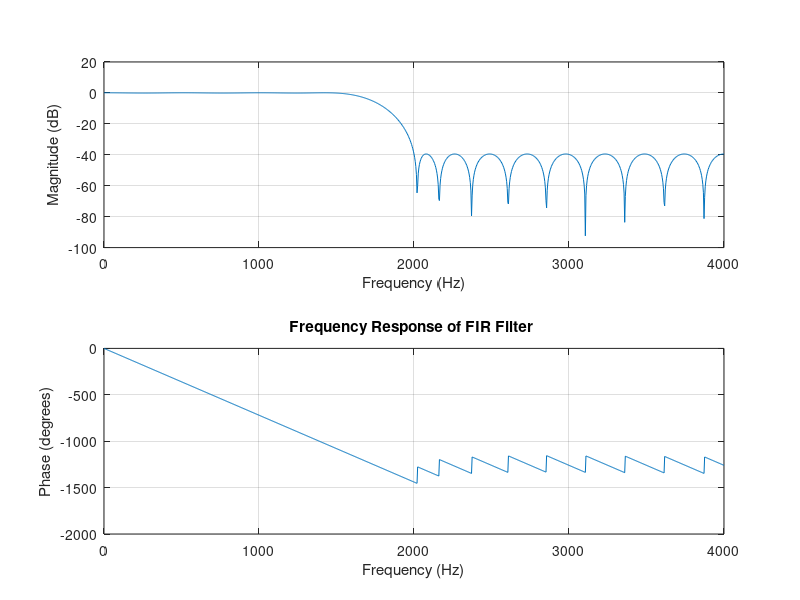
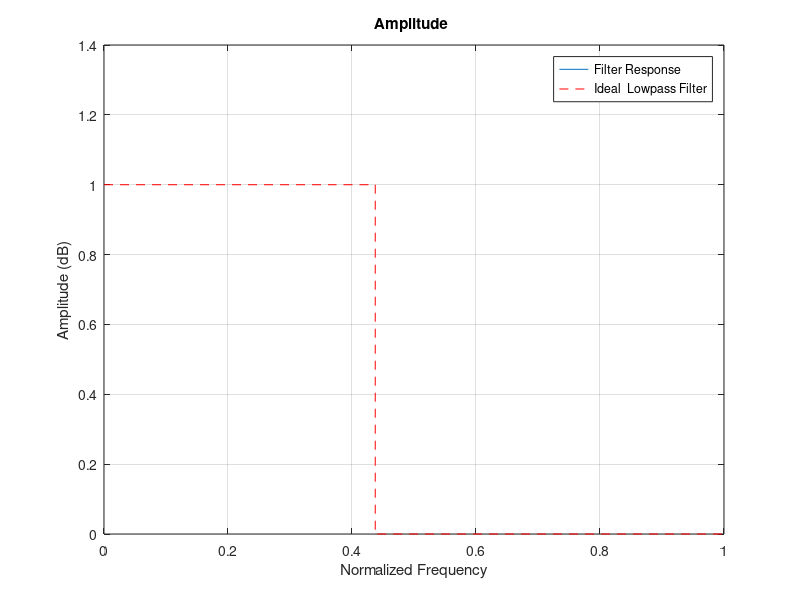
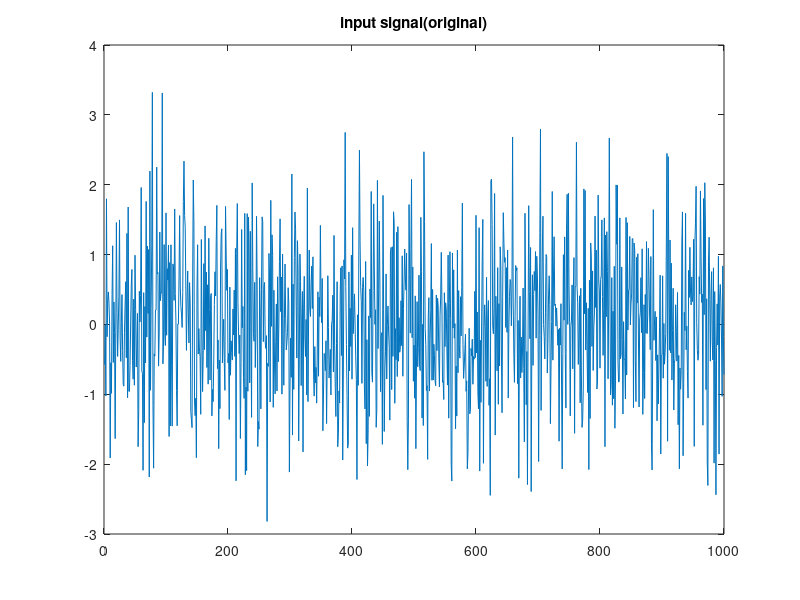
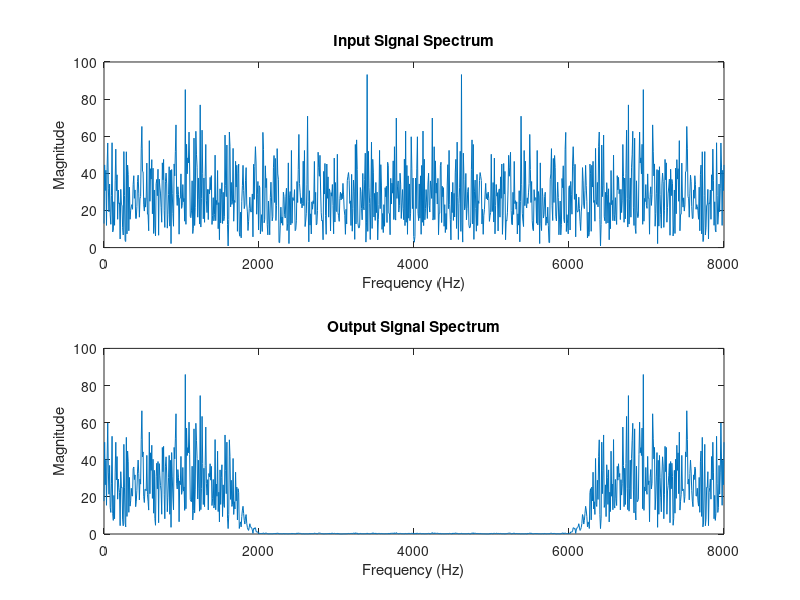

The MATLAB source for these figures, in order: (Note: this script raises an error after producing the figures.)
clear; close all;

% Filter specifications
fp = 1.5e3;    % Passband edge frequency in Hz
FS = 8e3;      % Sampling frequency in Hz
def = 0.5e3;   % Transition width in Hz
Ap = 40;        % Passband ripple in dB
As = 40;       % Stopband attenuation in dB
fs=2e3;

% Design the filter using firpm function
[N,FO,AO,W] = firpmord([fp fs], [1 0], [10^(-Ap/20) 10^(-As/20)], FS);
b = firpm(N, FO, AO, W);
b=b';
% Display filter coefficients
disp('Tap Number:');
disp(N);
disp('Filter Coefficients:');
disp(b);
save ('coeff.txt','b','-ascii');
% Plot frequency response
figure;
freqz(b, 1, 1024, FS);
title('Frequency Response of FIR Filter ');
figure;
[H, w] =freqz(b, 1,'whole', FS);
plot(w/pi, abs(H));
xlim([0 1])
grid on;
xlabel('Normalized Frequency');
ylabel('Amplitude (dB)');
title('Amplitude ');
% Overlay target filter specifications
hold on;
plot([0, fp, (fp+def/2),(fp+def/2), fs,FS/2]/(FS/2), [1, 1, 1, 0, 0,0], 'r--');
legend('Filter Response', 'Ideal  Lowpass Filter');
hold off;
%%%%%%%%%%%%%%%%%%%%%%%%%%%%%%%%%%%%%%%%%%%%%%%%%%%
%%%%%%%%%%%%%%%%%%%%%%%%%%%%%%%%%%%%%%%%%%%%%%%%%%%
%%%%%%%%%%%%%%%%%%%%%%%%%%%%%%%%%%%%%%%%%%%%%%%%%%%
%%%%%%%%%%%%%%%%%%%%%%%%%%%%%%%%%%%%%%%%%%%%%%%%%%%
%%(b) (i)
% Randomly generate test patterns of floating-point signed real-value signals
numberOfTestPatterns = 1000; 
rng(111061642);
inputSignals =(randn(1, numberOfTestPatterns))';% Gaussian noise with mean 0 and variance
avg_power = mean(inputSignals.^2);
scaling_factor = 1 / sqrt(avg_power);
%avg power = 1
inputSignals = scaling_factor * inputSignals;
save ('input.txt',"inputSignals",'-ascii');
outfloat = filter(b, 1, inputSignals);
save('out.txt',"outfloat",'-ascii');
figure;
plot(linspace(1,numberOfTestPatterns,numberOfTestPatterns),inputSignals);
grid on;
title('input signal(original)');
grid off;

% Plot the spectrum of the input signal
figure;
subplot(2, 1, 1);
plot(linspace(0, FS, numberOfTestPatterns), abs(fft(inputSignals)));
title('Input Signal Spectrum');
xlabel('Frequency (Hz)');
ylabel('Magnitude');

% Plot the spectrum of the output signal
subplot(2, 1, 2);
plot(linspace(0, FS, numberOfTestPatterns), abs(fft(outfloat)));
title('Output Signal Spectrum');
xlabel('Frequency (Hz)');
ylabel('Magnitude');

% Adjust figure properties
sgtitle('(b)(i) Float-Point FIR Filter Simulation');
%%%%%%%%%%%%%%%%%%%%%%%%%%%%%%%%%%%%%%%%%%%%%%%%%%%%
%%%%%%%%%%%%%%%%%%%%%%%%%%%%%%%%%%%%%%%%%%%%%%%%%%%%
%%%%%%%%%%%%%%%%%%%%%%%%%%%%%%%%%%%%%%%%%%%%%%%%%%%%

%(b) ii 
%add noise snr
snr= 30;
inputSignals_noise = awgn(inputSignals,snr,'measured');
figure;
plot(linspace(1,numberOfTestPatterns,numberOfTestPatterns),inputSignals_noise);
grid on;
title('input signal(original+noise) ');
grid off;

wordLengths = 8; % Word lengths to test
%%(b) ii Output SNR vs Input Word Length
%%fi(data,signed,wordlength)
% Normalize input signals to fixed-point representation
scale = 2.^(wordLengths);
coeffix = round(b*scale);
coeffix = coeffix /scale;
snrResults = [];
sumoutfloat= sum(outfloat.^2);
for wordLength = 2:1:16
    % Quantize input signals and coefficients to fixed-point representation
    scale = 2.^(wordLength);
    inputfix = round(inputSignals_noise*scale);
    inputfix = inputfix/scale;
    % Perform fixed-point FIR filtering
    outfix = filter(coeffix, 1, inputfix);
    % Calculate SNR
    noise = double(outfloat-outfix);
    snr = 10 * log10 (double(sumoutfloat/ sum(noise.^2)));
    snrResults = [snrResults,snr];
end

% Plot output SNR versus input word length
figure;
plot(2:16, snrResults, '-o');
title('(b)(ii)Output SNR vs Input Word Length');
xlabel('Input Word Length');
ylabel('Output SNR (dB)');
grid on;


% Perform similar analysis for the MAC word length
macWordLengths = 8; % Word lengths to test for MAC
macSnrResults = zeros(length(macWordLengths), 1);
scale = 2.^(macWordLengths);
coeffix = round(b*scale);
coeffix = coeffix /scale;
macWordLengths = 2:16;

for i = 1:length(macWordLengths)
    macWordLength = macWordLengths(i);
    inputfix = round(inputSignals*(2.^8));
    inputfix = inputfix/(2.^8);
    scale = 2.^(macWordLength);
    % Quantize coefficients to MAC word length
    inputfix = round(inputfix*scale);
    inputfix = inputfix/scale;
    % Perform fixed-point FIR filtering
    outfix = filter(coeffix, 1, inputfix);
    % Calculate SNR
    noiseMAC = outfloat - outfix;
    macSnrResults(i) = 10 * log10(double(sumoutfloat / sum(noiseMAC.^2)));
end

% Plot output SNR versus MAC word length
figure;
plot(macWordLengths, macSnrResults, '-o');
title('(b)(ii)Output SNR vs MAC Word Length');
xlabel('MAC Word Length');
ylabel('Output SNR (dB)');
grid on; 


%%%%%%%%%%%%%%%%%%%%%%%%%%%%%%%%%%%%%%%%%%%%%%%%%
%%output txt to verilog 
%%input bit =8 ,tap bit=8
%%output bit =15
input_fix = round(inputSignals*2.^8);
coef_fix = round(b*2.^8);
out_fix = filter(coef_fix , 1 ,input_fix);
fileID = fopen('../RTL/input_fix.txt','w');
fprintf(fileID,'%d\n',input_fix);
fileID1 = fopen('../RTL/coef_fix.txt','w');
fprintf(fileID1,'%d\n',coef_fix);
fileID2 = fopen('../RTL/out_fix.txt','w');
fprintf(fileID2,'%d\n',out_fix);

fileID3 = fopen('../NETILST/input_fix.txt','w');
fprintf(fileID3,'%d\n',input_fix);
fileID4 = fopen('../NETILST/coef_fix.txt','w');
fprintf(fileID4,'%d\n',coef_fix);
fileID5 = fopen('../NETILST/out_fix.txt','w');
fprintf(fileID5,'%d\n',out_fix);

figure;
plot(linspace(0,31,32),coef_fix,'-o')
title('coefficient');
grid on;
figure;
plot(linspace(1,numberOfTestPatterns,numberOfTestPatterns),input_fix)
title('inputfix');
grid on;
figure;
plot(linspace(1,numberOfTestPatterns,numberOfTestPatterns),out_fix)
title('outputfix');
grid on;

